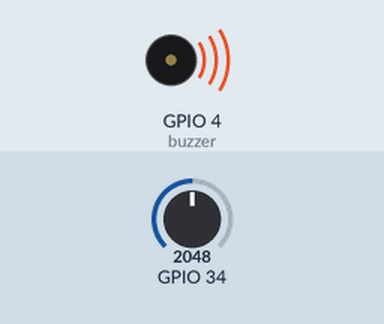
Recording of a sketch running on a simulated ESP32. Parts: buzzer (waves = sounding). Inputs (shaded band) come from the test bench; at power-on: GPIO 34 = 2048. What the sketch prints to the serial monitor is not drawn.

Above: at 1.8 s.
1.9 s: GPIO 34 set to 1967
At 2.6 s:
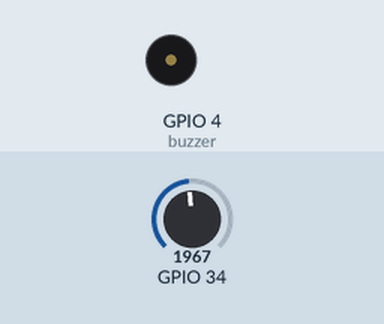
3.5 s: GPIO 34 set to 2040
At 3.8 s:
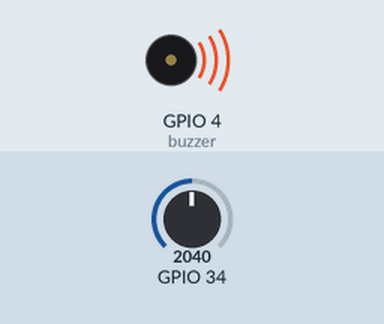
5.0 s: GPIO 34 set to 1960
Timing chart, 0 to 8.0 s (numbered marks = the images above; inputs shaded):
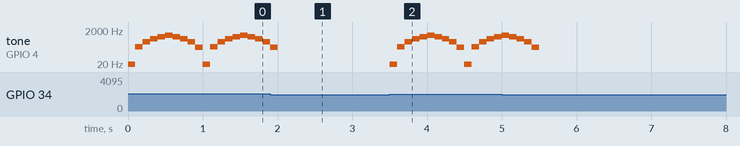

The sketch:

sketch.ino
```cpp
void setup()
{
  Serial.begin(115200);
  pinMode(34, INPUT);
  pinMode(4, OUTPUT);
}
void loop()
{
  int a=analogRead(34);
  Serial.println(a);
  if (a>=2000)
  {
    for (int b=10;b<=1000;b=b+200)
    {
      tone(4,b);
      delay(100);
    }
    for (int c=1000;c>10;c=c-200)
    {
      tone(4,c);
      delay(100);
    }
  }
  else{
    noTone(4);
  }
}
```

Measured:
- the behaviour switches between 2000 and 1999 on GPIO 34 (found by bisection; images 0 and 1)
- after the input at 3.5 s, tone on GPIO 4 (buzzer): plays 10 Hz for 0.10 s, 210 Hz for 0.10 s, 410 Hz for 0.10 s, 610 Hz for 0.10 s, 810 Hz for 0.10 s, 1000 Hz for 0.10 s … (15 notes in this stretch), starting at once
- by itself, tone on GPIO 4 (buzzer): plays 10 Hz for 0.10 s, 210 Hz for 0.10 s, 410 Hz for 0.10 s, 610 Hz for 0.10 s, 810 Hz for 0.10 s, 1000 Hz for 0.10 s … (19 notes in this stretch)
